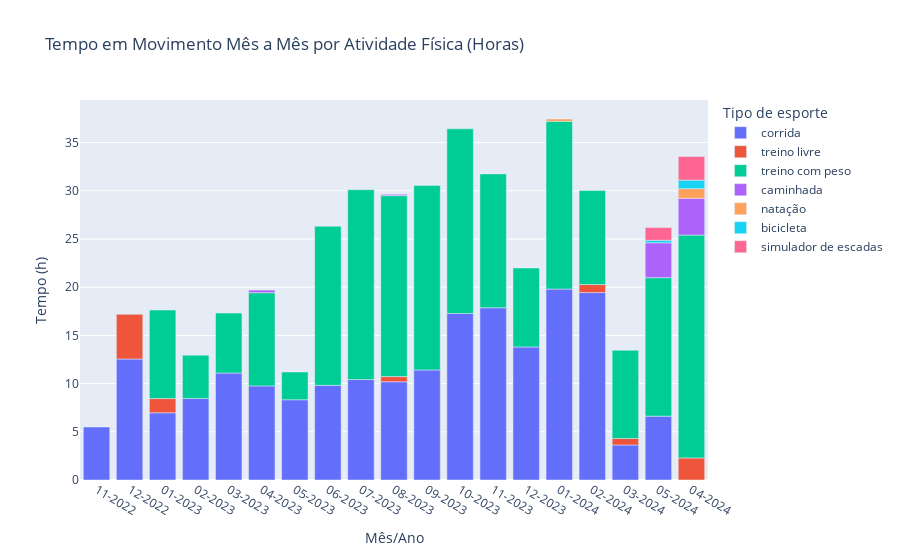

Source (notebook cell):
### Code cell
# 🔄 Qual é o tempo em movimento mês a mês por atividade física? ✅
# Agrupar os dados por 'ano_mes' e 'sport_type'
tempo_em_movimento_por_atividade = df.groupby(['ano_mes', 'sport_type'])['duracao_segundos'].sum().reset_index()

# Ordenar os dados
tempo_em_movimento_por_atividade['ano_mes'] = pd.to_datetime(tempo_em_movimento_por_atividade['ano_mes'], format='%m-%Y')
tempo_em_movimento_por_atividade.sort_values(by='ano_mes', inplace=True)
tempo_em_movimento_por_atividade['ano_mes'] = tempo_em_movimento_por_atividade['ano_mes'].dt.strftime('%m-%Y')

# Converter 'duracao_segundos' de segundos para horas
tempo_em_movimento_por_atividade['duracao_horas'] = tempo_em_movimento_por_atividade['duracao_segundos'] / 3600
tempo_em_movimento_por_atividade.columns = ["Mês/Ano", "Tipo de esporte", "Tempo (s)", "Tempo (h)"]

# Plotar o gráfico de barras
fig = px.bar(tempo_em_movimento_por_atividade, x='Mês/Ano', y='Tempo (h)', color='Tipo de esporte',
             title='Tempo em Movimento Mês a Mês por Atividade Física (Horas)')

# Mostrar o gráfico
fig.show()

### Figure 1 — Plotly figure (JSON) as saved in the notebook; plotly's stock layout.template omitted (floating-point values rounded to 4 significant figures)
{"data": [{"alignmentgroup": "True", "hovertemplate": "Tipo de esporte=corrida<br>Mês/Ano=%{x}<br>Tempo (h)=%{y}<extra></extra>", "legendgroup": "corrida", "marker": {"color": "#636efa", "pattern": {"shape": ""}}, "name": "corrida", "offsetgroup": "corrida", "orientation": "v", "showlegend": true, "textposition": "auto", "type": "bar", "x": ["11-2022", "12-2022", "01-2023", "02-2023", "03-2023", "04-2023", "05-2023", "06-2023", "07-2023", "08-2023", "09-2023", "10-2023", "11-2023", "12-2023", "01-2024", "02-2024", "03-2024", "05-2024"], "xaxis": "x", "y": [5.494, 12.55, 6.973, 8.464, 11.1, 9.76, 8.325, 9.82, 10.42, 10.19, 11.42, 17.27, 17.87, 13.8, 19.81, 19.44, 3.633, 6.622], "yaxis": "y"}, {"alignmentgroup": "True", "hovertemplate": "Tipo de esporte=treino livre<br>Mês/Ano=%{x}<br>Tempo (h)=%{y}<extra></extra>", "legendgroup": "treino livre", "marker": {"color": "#EF553B", "pattern": {"shape": ""}}, "name": "treino livre", "offsetgroup": "treino livre", "orientation": "v", "showlegend": true, "textposition": "auto", "type": "bar", "x": ["12-2022", "01-2023", "08-2023", "02-2024", "03-2024", "04-2024"], "xaxis": "x", "y": [4.638, 1.474, 0.5342, 0.8336, 0.6758, 2.287], "yaxis": "y"}, {"alignmentgroup": "True", "hovertemplate": "Tipo de esporte=treino com peso<br>Mês/Ano=%{x}<br>Tempo (h)=%{y}<extra></extra>", "legendgroup": "treino com peso", "marker": {"color": "#00cc96", "pattern": {"shape": ""}}, "name": "treino com peso", "offsetgroup": "treino com peso", "orientation": "v", "showlegend": true, "textposition": "auto", "type": "bar", "x": ["01-2023", "02-2023", "03-2023", "04-2023", "05-2023", "06-2023", "07-2023", "08-2023", "09-2023", "10-2023", "11-2023", "12-2023", "01-2024", "02-2024", "03-2024", "04-2024", "05-2024"], "xaxis": "x", "y": [9.186, 4.482, 6.225, 9.667, 2.876, 16.5, 19.7, 18.77, 19.15, 19.16, 13.89, 8.19, 17.4, 9.75, 9.152, 23.12, 14.36], "yaxis": "y"}, {"alignmentgroup": "True", "hovertemplate": "Tipo de esporte=caminhada<br>Mês/Ano=%{x}<br>Tempo (h)=%{y}<extra></extra>", "legendgroup": "caminhada", "marker": {"color": "#ab63fa", "pattern": {"shape": ""}}, "name": "caminhada", "offsetgroup": "caminhada", "orientation": "v", "showlegend": true, "textposition": "auto", "type": "bar", "x": ["04-2023", "08-2023", "04-2024", "05-2024"], "xaxis": "x", "y": [0.2731, 0.1339, 3.808, 3.619], "yaxis": "y"}, {"alignmentgroup": "True", "hovertemplate": "Tipo de esporte=natação<br>Mês/Ano=%{x}<br>Tempo (h)=%{y}<extra></extra>", "legendgroup": "natação", "marker": {"color": "#FFA15A", "pattern": {"shape": ""}}, "name": "natação", "offsetgroup": "natação", "orientation": "v", "showlegend": true, "textposition": "auto", "type": "bar", "x": ["01-2024", "04-2024"], "xaxis": "x", "y": [0.2397, 0.9989], "yaxis": "y"}, {"alignmentgroup": "True", "hovertemplate": "Tipo de esporte=bicicleta<br>Mês/Ano=%{x}<br>Tempo (h)=%{y}<extra></extra>", "legendgroup": "bicicleta", "marker": {"color": "#19d3f3", "pattern": {"shape": ""}}, "name": "bicicleta", "offsetgroup": "bicicleta", "orientation": "v", "showlegend": true, "textposition": "auto", "type": "bar", "x": ["04-2024", "05-2024"], "xaxis": "x", "y": [0.8903, 0.2664], "yaxis": "y"}, {"alignmentgroup": "True", "hovertemplate": "Tipo de esporte=simulador de escadas<br>Mês/Ano=%{x}<br>Tempo (h)=%{y}<extra></extra>", "legendgroup": "simulador de escadas", "marker": {"color": "#FF6692", "pattern": {"shape": ""}}, "name": "simulador de escadas", "offsetgroup": "simulador de escadas", "orientation": "v", "showlegend": true, "textposition": "auto", "type": "bar", "x": ["04-2024", "05-2024"], "xaxis": "x", "y": [2.448, 1.326], "yaxis": "y"}], "layout": {"barmode": "relative", "legend": {"title": {"text": "Tipo de esporte"}, "tracegroupgap": 0}, "title": {"text": "Tempo em Movimento Mês a Mês por Atividade Física (Horas)"}, "xaxis": {"anchor": "y", "domain": [0, 1], "title": {"text": "Mês/Ano"}}, "yaxis": {"anchor": "x", "domain": [0, 1], "title": {"text": "Tempo (h)"}}}}
